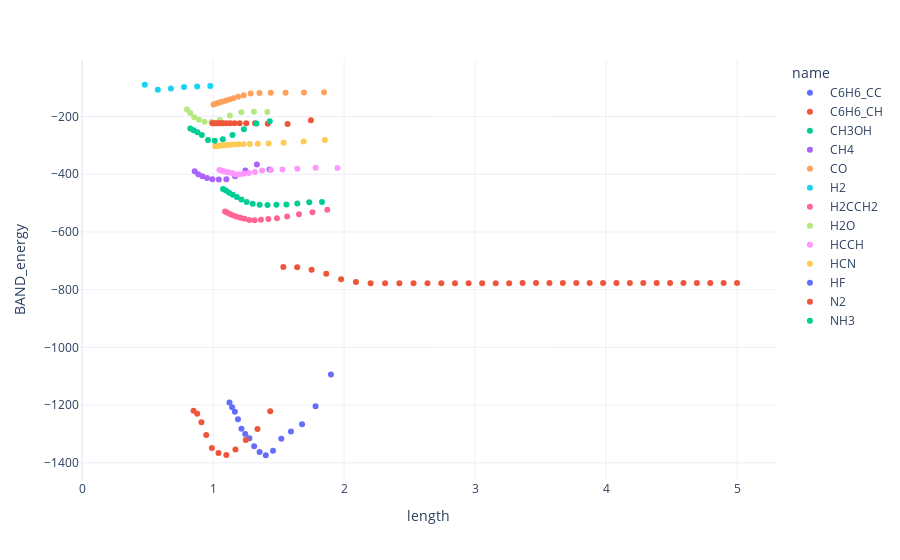

This figure's notebook cell:
### Code cell
fig = px.scatter(df, 
                 x='length', 
                 y='BAND_energy',
                 hover_name='name',
                 hover_data=['name', 'point', 'bond', 'length', 'ani2_energy', 'energy', 'BAND_energy'],
                 color='name',
                 template="plotly_white")

fig.show()
fig.write_html('data/BAND.html')

### Figure 1 — Plotly figure (JSON) as saved in the notebook; plotly's stock layout.template omitted (floating-point values rounded to 4 significant figures; data arrays with more than 128 entries replaced by an {"elided": "..."} marker saying what was removed)
{"data": [{"customdata": {"elided": "45x7 mixed values"}, "hoverlabel": {"namelength": 0}, "hovertemplate": "<b>%{hovertext}</b><br><br>name=%{customdata[0]}<br>length=%{customdata[3]}<br>BAND_energy=%{customdata[6]}<br>point=%{customdata[1]}<br>bond=%{customdata[2]}<br>ani2_energy=%{customdata[4]}<br>energy=%{customdata[5]}", "hovertext": ["C6H6_CC", "C6H6_CC", "C6H6_CC", "C6H6_CC", "C6H6_CC", "C6H6_CC", "C6H6_CC", "C6H6_CC", "C6H6_CC", "C6H6_CC", "C6H6_CC", "C6H6_CC", "C6H6_CC", "C6H6_CC", "C6H6_CC", "C6H6_CC", "C6H6_CC", "C6H6_CC", "C6H6_CC", "C6H6_CC", "C6H6_CC", "C6H6_CC", "C6H6_CC", "C6H6_CC", "C6H6_CC", "C6H6_CC", "C6H6_CC", "C6H6_CC", "C6H6_CC", "C6H6_CC", "C6H6_CC", "C6H6_CC", "C6H6_CC", "C6H6_CC", "C6H6_CC", "C6H6_CC", "C6H6_CC", "C6H6_CC", "C6H6_CC", "C6H6_CC", "C6H6_CC", "C6H6_CC", "C6H6_CC", "C6H6_CC", "C6H6_CC"], "legendgroup": "C6H6_CC", "marker": {"color": "#636efa", "symbol": "circle"}, "mode": "markers", "name": "C6H6_CC", "showlegend": true, "type": "scatter", "x": [1.125, 1.145, 1.166, 1.19, 1.216, 1.245, 1.277, 1.313, 1.355, 1.402, 1.457, 1.521, 1.594, 1.679, 1.782, 1.9, 2.02, 2.144, 2.266, 2.386, 2.501, 2.614, 2.725, 2.834, 2.942, 3.048, 3.153, 3.257, 3.361, 3.464, 3.567, 3.67, 3.772, 3.874, 3.977, 4.078, 4.181, 4.283, 4.386, 4.488, 4.59, 4.693, 4.795, 4.897, 5.0], "xaxis": "x", "y": [-1191.0, -1207.0, -1223.0, -1249.0, -1282.0, -1300.0, -1315.0, -1343.0, -1362.0, -1374.0, -1358.0, -1317.0, -1292.0, -1266.0, -1204.0, -1094.0, null, null, null, null, null, null, null, null, null, null, null, null, null, null, null, null, null, null, null, null, null, null, null, null, null, null, null, null, null], "yaxis": "y"}, {"customdata": {"elided": "45x7 mixed values"}, "hoverlabel": {"namelength": 0}, "hovertemplate": "<b>%{hovertext}</b><br><br>name=%{customdata[0]}<br>length=%{customdata[3]}<br>BAND_energy=%{customdata[6]}<br>point=%{customdata[1]}<br>bond=%{customdata[2]}<br>ani2_energy=%{customdata[4]}<br>energy=%{customdata[5]}", "hovertext": ["C6H6_CH", "C6H6_CH", "C6H6_CH", "C6H6_CH", "C6H6_CH", "C6H6_CH", "C6H6_CH", "C6H6_CH", "C6H6_CH", "C6H6_CH", "C6H6_CH", "C6H6_CH", "C6H6_CH", "C6H6_CH", "C6H6_CH", "C6H6_CH", "C6H6_CH", "C6H6_CH", "C6H6_CH", "C6H6_CH", "C6H6_CH", "C6H6_CH", "C6H6_CH", "C6H6_CH", "C6H6_CH", "C6H6_CH", "C6H6_CH", "C6H6_CH", "C6H6_CH", "C6H6_CH", "C6H6_CH", "C6H6_CH", "C6H6_CH", "C6H6_CH", "C6H6_CH", "C6H6_CH", "C6H6_CH", "C6H6_CH", "C6H6_CH", "C6H6_CH", "C6H6_CH", "C6H6_CH", "C6H6_CH", "C6H6_CH", "C6H6_CH"], "legendgroup": "C6H6_CH", "marker": {"color": "#EF553B", "symbol": "circle"}, "mode": "markers", "name": "C6H6_CH", "showlegend": true, "type": "scatter", "x": [0.8505, 0.8786, 0.9106, 0.9476, 0.9907, 1.041, 1.101, 1.17, 1.25, 1.339, 1.436, 1.536, 1.642, 1.752, 1.864, 1.977, 2.09, 2.202, 2.313, 2.422, 2.53, 2.637, 2.742, 2.847, 2.951, 3.054, 3.157, 3.26, 3.363, 3.465, 3.568, 3.67, 3.772, 3.875, 3.977, 4.079, 4.182, 4.284, 4.386, 4.489, 4.591, 4.693, 4.795, 4.898, 5.0], "xaxis": "x", "y": [-1219.0, -1230.0, -1259.0, -1303.0, -1348.0, -1366.0, -1373.0, -1354.0, -1321.0, -1282.0, -1221.0, -721.3, -722.4, -731.4, -745.2, -763.5, -773.5, -777.9, -778.2, -778.0, -777.8, -777.7, -777.6, -777.5, -777.5, -777.5, -777.5, -777.5, -777.3, -777.3, -777.3, -777.3, -777.3, -777.3, -776.9, -776.9, -776.9, -776.9, -776.9, -776.9, -776.9, -776.8, -776.8, -776.8, -776.8], "yaxis": "y"}, {"customdata": {"elided": "45x7 mixed values"}, "hoverlabel": {"namelength": 0}, "hovertemplate": "<b>%{hovertext}</b><br><br>name=%{customdata[0]}<br>length=%{customdata[3]}<br>BAND_energy=%{customdata[6]}<br>point=%{customdata[1]}<br>bond=%{customdata[2]}<br>ani2_energy=%{customdata[4]}<br>energy=%{customdata[5]}", "hovertext": ["CH3OH", "CH3OH", "CH3OH", "CH3OH", "CH3OH", "CH3OH", "CH3OH", "CH3OH", "CH3OH", "CH3OH", "CH3OH", "CH3OH", "CH3OH", "CH3OH", "CH3OH", "CH3OH", "CH3OH", "CH3OH", "CH3OH", "CH3OH", "CH3OH", "CH3OH", "CH3OH", "CH3OH", "CH3OH", "CH3OH", "CH3OH", "CH3OH", "CH3OH", "CH3OH", "CH3OH", "CH3OH", "CH3OH", "CH3OH", "CH3OH", "CH3OH", "CH3OH", "CH3OH", "CH3OH", "CH3OH", "CH3OH", "CH3OH", "CH3OH", "CH3OH", "CH3OH"], "legendgroup": "CH3OH", "marker": {"color": "#00cc96", "symbol": "circle"}, "mode": "markers", "name": "CH3OH", "showlegend": true, "type": "scatter", "x": [1.076, 1.098, 1.122, 1.15, 1.181, 1.216, 1.256, 1.302, 1.355, 1.415, 1.483, 1.559, 1.643, 1.734, 1.831, 1.936, 2.046, 2.161, 2.279, 2.396, 2.511, 2.624, 2.734, 2.842, 2.948, 3.054, 3.157, 3.259, 3.361, 3.463, 3.565, 3.668, 3.77, 3.873, 3.975, 4.077, 4.18, 4.282, 4.385, 4.487, 4.589, 4.692, 4.794, 4.897, 4.999], "xaxis": "x", "y": [-450.7, -456.6, -463.8, -471.3, -479.1, -487.3, -496.6, -502.6, -505.8, -506.7, -505.7, -504.5, -501.0, -497.5, -496.1, null, null, null, null, null, null, null, null, null, null, null, null, null, null, null, null, null, null, null, null, null, null, null, null, null, null, null, null, null, null], "yaxis": "y"}, {"customdata": {"elided": "45x7 mixed values"}, "hoverlabel": {"namelength": 0}, "hovertemplate": "<b>%{hovertext}</b><br><br>name=%{customdata[0]}<br>length=%{customdata[3]}<br>BAND_energy=%{customdata[6]}<br>point=%{customdata[1]}<br>bond=%{customdata[2]}<br>ani2_energy=%{customdata[4]}<br>energy=%{customdata[5]}", "hovertext": ["CH4", "CH4", "CH4", "CH4", "CH4", "CH4", "CH4", "CH4", "CH4", "CH4", "CH4", "CH4", "CH4", "CH4", "CH4", "CH4", "CH4", "CH4", "CH4", "CH4", "CH4", "CH4", "CH4", "CH4", "CH4", "CH4", "CH4", "CH4", "CH4", "CH4", "CH4", "CH4", "CH4", "CH4", "CH4", "CH4", "CH4", "CH4", "CH4", "CH4", "CH4", "CH4", "CH4", "CH4", "CH4"], "legendgroup": "CH4", "marker": {"color": "#ab63fa", "symbol": "circle"}, "mode": "markers", "name": "CH4", "showlegend": true, "type": "scatter", "x": [0.8591, 0.8864, 0.9174, 0.9531, 0.9946, 1.044, 1.101, 1.168, 1.246, 1.334, 1.431, 1.532, 1.639, 1.752, 1.868, 1.98, 2.091, 2.2, 2.309, 2.418, 2.526, 2.633, 2.739, 2.845, 2.949, 3.053, 3.157, 3.26, 3.363, 3.465, 3.568, 3.67, 3.772, 3.875, 3.977, 4.079, 4.182, 4.284, 4.386, 4.489, 4.591, 4.693, 4.795, 4.898, 5.0], "xaxis": "x", "y": [-389.9, -400.0, -406.8, -412.8, -417.1, -417.9, -417.2, -407.0, -386.8, -366.6, -383.2, null, null, null, null, null, null, null, null, null, null, null, null, null, null, null, null, null, null, null, null, null, null, null, null, null, null, null, null, null, null, null, null, null, null], "yaxis": "y"}, {"customdata": {"elided": "45x7 mixed values"}, "hoverlabel": {"namelength": 0}, "hovertemplate": "<b>%{hovertext}</b><br><br>name=%{customdata[0]}<br>length=%{customdata[3]}<br>BAND_energy=%{customdata[6]}<br>point=%{customdata[1]}<br>bond=%{customdata[2]}<br>ani2_energy=%{customdata[4]}<br>energy=%{customdata[5]}", "hovertext": ["CO", "CO", "CO", "CO", "CO", "CO", "CO", "CO", "CO", "CO", "CO", "CO", "CO", "CO", "CO", "CO", "CO", "CO", "CO", "CO", "CO", "CO", "CO", "CO", "CO", "CO", "CO", "CO", "CO", "CO", "CO", "CO", "CO", "CO", "CO", "CO", "CO", "CO", "CO", "CO", "CO", "CO", "CO", "CO", "CO"], "legendgroup": "CO", "marker": {"color": "#FFA15A", "symbol": "circle"}, "mode": "markers", "name": "CO", "showlegend": true, "type": "scatter", "x": [1.004, 1.019, 1.035, 1.054, 1.074, 1.097, 1.124, 1.154, 1.19, 1.233, 1.287, 1.354, 1.44, 1.553, 1.694, 1.847, 1.991, 2.125, 2.254, 2.379, 2.5, 2.617, 2.73, 2.839, 2.946, 3.052, 3.156, 3.259, 3.362, 3.465, 3.568, 3.67, 3.772, 3.875, 3.977, 4.079, 4.182, 4.284, 4.386, 4.489, 4.591, 4.693, 4.795, 4.898, 5.0], "xaxis": "x", "y": [-158.1, -155.9, -153.5, -150.9, -147.9, -144.6, -140.9, -136.5, -131.7, -126.6, -120.5, -118.4, -117.9, -117.2, -116.4, -115.5, null, null, null, null, null, null, null, null, null, null, null, null, null, null, null, null, null, null, null, null, null, null, null, null, null, null, null, null, null], "yaxis": "y"}, {"customdata": {"elided": "45x7 mixed values"}, "hoverlabel": {"namelength": 0}, "hovertemplate": "<b>%{hovertext}</b><br><br>name=%{customdata[0]}<br>length=%{customdata[3]}<br>BAND_energy=%{customdata[6]}<br>point=%{customdata[1]}<br>bond=%{customdata[2]}<br>ani2_energy=%{customdata[4]}<br>energy=%{customdata[5]}", "hovertext": ["H2", "H2", "H2", "H2", "H2", "H2", "H2", "H2", "H2", "H2", "H2", "H2", "H2", "H2", "H2", "H2", "H2", "H2", "H2", "H2", "H2", "H2", "H2", "H2", "H2", "H2", "H2", "H2", "H2", "H2", "H2", "H2", "H2", "H2", "H2", "H2", "H2", "H2", "H2", "H2", "H2", "H2", "H2", "H2", "H2"], "legendgroup": "H2", "marker": {"color": "#19d3f3", "symbol": "circle"}, "mode": "markers", "name": "H2", "showlegend": true, "type": "scatter", "x": [0.278, 0.378, 0.478, 0.578, 0.678, 0.778, 0.878, 0.978, 1.078, 1.178, 1.278, 1.378, 1.478, 1.578, 1.678, 1.778, 1.878, 1.978, 2.078, 2.178, 2.278, 2.378, 2.478, 2.578, 2.678, 2.778, 2.878, 2.978, 3.078, 3.178, 3.278, 3.378, 3.478, 3.578, 3.678, 3.778, 3.878, 3.978, 4.078, 4.178, 4.278, 4.378, 4.478, 4.578, 4.678], "xaxis": "x", "y": [null, null, -89.88, -107.3, -103.1, -97.67, -95.78, -93.87, null, null, null, null, null, null, null, null, null, null, null, null, null, null, null, null, null, null, null, null, null, null, null, null, null, null, null, null, null, null, null, null, null, null, null, null, null], "yaxis": "y"}, {"customdata": {"elided": "45x7 mixed values"}, "hoverlabel": {"namelength": 0}, "hovertemplate": "<b>%{hovertext}</b><br><br>name=%{customdata[0]}<br>length=%{customdata[3]}<br>BAND_energy=%{customdata[6]}<br>point=%{customdata[1]}<br>bond=%{customdata[2]}<br>ani2_energy=%{customdata[4]}<br>energy=%{customdata[5]}", "hovertext": ["H2CCH2", "H2CCH2", "H2CCH2", "H2CCH2", "H2CCH2", "H2CCH2", "H2CCH2", "H2CCH2", "H2CCH2", "H2CCH2", "H2CCH2", "H2CCH2", "H2CCH2", "H2CCH2", "H2CCH2", "H2CCH2", "H2CCH2", "H2CCH2", "H2CCH2", "H2CCH2", "H2CCH2", "H2CCH2", "H2CCH2", "H2CCH2", "H2CCH2", "H2CCH2", "H2CCH2", "H2CCH2", "H2CCH2", "H2CCH2", "H2CCH2", "H2CCH2", "H2CCH2", "H2CCH2", "H2CCH2", "H2CCH2", "H2CCH2", "H2CCH2", "H2CCH2", "H2CCH2", "H2CCH2", "H2CCH2", "H2CCH2", "H2CCH2", "H2CCH2"], "legendgroup": "H2CCH2", "marker": {"color": "#FF6692", "symbol": "circle"}, "mode": "markers", "name": "H2CCH2", "showlegend": true, "type": "scatter", "x": [1.091, 1.11, 1.132, 1.154, 1.18, 1.208, 1.24, 1.276, 1.317, 1.365, 1.421, 1.487, 1.565, 1.656, 1.759, 1.871, 1.998, 2.12, 2.241, 2.363, 2.483, 2.6, 2.716, 2.828, 2.938, 3.046, 3.152, 3.257, 3.361, 3.464, 3.567, 3.67, 3.772, 3.875, 3.976, 4.079, 4.181, 4.283, 4.386, 4.488, 4.591, 4.693, 4.796, 4.898, 5.0], "xaxis": "x", "y": [-528.8, -533.2, -538.3, -543.0, -547.3, -550.6, -554.0, -558.3, -559.2, -558.0, -555.4, -552.3, -546.8, -538.3, -531.4, -523.2, null, null, null, null, null, null, null, null, null, null, null, null, null, null, null, null, null, null, null, null, null, null, null, null, null, null, null, null, null], "yaxis": "y"}, {"customdata": {"elided": "45x7 mixed values"}, "hoverlabel": {"namelength": 0}, "hovertemplate": "<b>%{hovertext}</b><br><br>name=%{customdata[0]}<br>length=%{customdata[3]}<br>BAND_energy=%{customdata[6]}<br>point=%{customdata[1]}<br>bond=%{customdata[2]}<br>ani2_energy=%{customdata[4]}<br>energy=%{customdata[5]}", "hovertext": ["H2O", "H2O", "H2O", "H2O", "H2O", "H2O", "H2O", "H2O", "H2O", "H2O", "H2O", "H2O", "H2O", "H2O", "H2O", "H2O", "H2O", "H2O", "H2O", "H2O", "H2O", "H2O", "H2O", "H2O", "H2O", "H2O", "H2O", "H2O", "H2O", "H2O", "H2O", "H2O", "H2O", "H2O", "H2O", "H2O", "H2O", "H2O", "H2O", "H2O", "H2O", "H2O", "H2O", "H2O", "H2O"], "legendgroup": "H2O", "marker": {"color": "#B6E880", "symbol": "circle"}, "mode": "markers", "name": "H2O", "showlegend": true, "type": "scatter", "x": [0.8002, 0.8258, 0.8561, 0.8915, 0.9347, 0.9873, 1.051, 1.128, 1.216, 1.312, 1.414, 1.522, 1.634, 1.749, 1.863, 1.979, 2.093, 2.206, 2.316, 2.425, 2.533, 2.639, 2.743, 2.847, 2.95, 3.054, 3.157, 3.259, 3.362, 3.464, 3.567, 3.669, 3.772, 3.874, 3.976, 4.079, 4.181, 4.283, 4.386, 4.488, 4.59, 4.693, 4.795, 4.897, 5.0], "xaxis": "x", "y": [-175.8, -188.1, -202.5, -211.5, -218.5, -218.9, -211.7, -196.6, -184.8, -183.9, -183.9, null, null, null, null, null, null, null, null, null, null, null, null, null, null, null, null, null, null, null, null, null, null, null, null, null, null, null, null, null, null, null, null, null, null], "yaxis": "y"}, {"customdata": {"elided": "45x7 mixed values"}, "hoverlabel": {"namelength": 0}, "hovertemplate": "<b>%{hovertext}</b><br><br>name=%{customdata[0]}<br>length=%{customdata[3]}<br>BAND_energy=%{customdata[6]}<br>point=%{customdata[1]}<br>bond=%{customdata[2]}<br>ani2_energy=%{customdata[4]}<br>energy=%{customdata[5]}", "hovertext": ["HCCH", "HCCH", "HCCH", "HCCH", "HCCH", "HCCH", "HCCH", "HCCH", "HCCH", "HCCH", "HCCH", "HCCH", "HCCH", "HCCH", "HCCH", "HCCH", "HCCH", "HCCH", "HCCH", "HCCH", "HCCH", "HCCH", "HCCH", "HCCH", "HCCH", "HCCH", "HCCH", "HCCH", "HCCH", "HCCH", "HCCH", "HCCH", "HCCH", "HCCH", "HCCH", "HCCH", "HCCH", "HCCH", "HCCH", "HCCH", "HCCH", "HCCH", "HCCH", "HCCH", "HCCH"], "legendgroup": "HCCH", "marker": {"color": "#FF97FF", "symbol": "circle"}, "mode": "markers", "name": "HCCH", "showlegend": true, "type": "scatter", "x": [1.048, 1.064, 1.082, 1.101, 1.122, 1.145, 1.171, 1.2, 1.234, 1.272, 1.318, 1.374, 1.442, 1.529, 1.643, 1.783, 1.949, 2.2, 2.267, 2.384, 2.499, 2.612, 2.724, 2.833, 2.941, 3.048, 3.153, 3.257, 3.361, 3.464, 3.567, 3.67, 3.772, 3.875, 3.977, 4.079, 4.182, 4.284, 4.386, 4.489, 4.59, 4.693, 4.796, 4.897, 5.0], "xaxis": "x", "y": [-385.2, -387.5, -390.1, -392.1, -394.0, -395.9, -400.5, -400.2, -398.5, -395.9, -392.1, -387.3, -385.0, -383.2, -380.8, -377.4, -378.5, null, null, null, null, null, null, null, null, null, null, null, null, null, null, null, null, null, null, null, null, null, null, null, null, null, null, null, null], "yaxis": "y"}, {"customdata": {"elided": "45x7 mixed values"}, "hoverlabel": {"namelength": 0}, "hovertemplate": "<b>%{hovertext}</b><br><br>name=%{customdata[0]}<br>length=%{customdata[3]}<br>BAND_energy=%{customdata[6]}<br>point=%{customdata[1]}<br>bond=%{customdata[2]}<br>ani2_energy=%{customdata[4]}<br>energy=%{customdata[5]}", "hovertext": ["HCN", "HCN", "HCN", "HCN", "HCN", "HCN", "HCN", "HCN", "HCN", "HCN", "HCN", "HCN", "HCN", "HCN", "HCN", "HCN", "HCN", "HCN", "HCN", "HCN", "HCN", "HCN", "HCN", "HCN", "HCN", "HCN", "HCN", "HCN", "HCN", "HCN", "HCN", "HCN", "HCN", "HCN", "HCN", "HCN", "HCN", "HCN", "HCN", "HCN", "HCN", "HCN", "HCN", "HCN", "HCN"], "legendgroup": "HCN", "marker": {"color": "#FECB52", "symbol": "circle"}, "mode": "markers", "name": "HCN", "showlegend": true, "type": "scatter", "x": [1.016, 1.031, 1.047, 1.065, 1.085, 1.107, 1.131, 1.16, 1.193, 1.232, 1.28, 1.341, 1.423, 1.539, 1.691, 1.853, 2.002, 2.147, 2.287, 2.412, 2.527, 2.637, 2.743, 2.848, 2.952, 3.056, 3.158, 3.261, 3.364, 3.466, 3.568, 3.671, 3.773, 3.875, 3.977, 4.08, 4.182, 4.284, 4.386, 4.489, 4.591, 4.693, 4.796, 4.898, 5.0], "xaxis": "x", "y": [-303.1, -302.3, -301.5, -300.6, -299.7, -298.6, -297.5, -297.1, -296.5, -295.9, -295.6, -294.8, -293.1, -290.6, -286.5, -281.7, null, null, null, null, null, null, null, null, null, null, null, null, null, null, null, null, null, null, null, null, null, null, null, null, null, null, null, null, null], "yaxis": "y"}, {"customdata": {"elided": "45x7 mixed values"}, "hoverlabel": {"namelength": 0}, "hovertemplate": "<b>%{hovertext}</b><br><br>name=%{customdata[0]}<br>length=%{customdata[3]}<br>BAND_energy=%{customdata[6]}<br>point=%{customdata[1]}<br>bond=%{customdata[2]}<br>ani2_energy=%{customdata[4]}<br>energy=%{customdata[5]}", "hovertext": ["HF", "HF", "HF", "HF", "HF", "HF", "HF", "HF", "HF", "HF", "HF", "HF", "HF", "HF", "HF", "HF", "HF", "HF", "HF", "HF", "HF", "HF", "HF", "HF", "HF", "HF", "HF", "HF", "HF", "HF", "HF", "HF", "HF", "HF", "HF", "HF", "HF", "HF", "HF", "HF", "HF", "HF", "HF", "HF", "HF"], "legendgroup": "HF", "marker": {"color": "#636efa", "symbol": "circle"}, "mode": "markers", "name": "HF", "showlegend": true, "type": "scatter", "x": [0.7912, 0.8153, 0.8439, 0.8783, 0.9214, 0.9753, 1.044, 1.13, 1.228, 1.334, 1.444, 1.559, 1.675, 1.79, 1.902, 2.012, 2.121, 2.227, 2.333, 2.437, 2.541, 2.644, 2.747, 2.85, 2.953, 3.055, 3.158, 3.26, 3.363, 3.465, 3.567, 3.67, 3.772, 3.874, 3.977, 4.079, 4.181, 4.284, 4.386, 4.488, 4.59, 4.693, 4.795, 4.897, 5.0], "xaxis": "x", "y": [null, null, null, null, null, null, null, null, null, null, null, null, null, null, null, null, null, null, null, null, null, null, null, null, null, null, null, null, null, null, null, null, null, null, null, null, null, null, null, null, null, null, null, null, null], "yaxis": "y"}, {"customdata": {"elided": "45x7 mixed values"}, "hoverlabel": {"namelength": 0}, "hovertemplate": "<b>%{hovertext}</b><br><br>name=%{customdata[0]}<br>length=%{customdata[3]}<br>BAND_energy=%{customdata[6]}<br>point=%{customdata[1]}<br>bond=%{customdata[2]}<br>ani2_energy=%{customdata[4]}<br>energy=%{customdata[5]}", "hovertext": ["N2", "N2", "N2", "N2", "N2", "N2", "N2", "N2", "N2", "N2", "N2", "N2", "N2", "N2", "N2", "N2", "N2", "N2", "N2", "N2", "N2", "N2", "N2", "N2", "N2", "N2", "N2", "N2", "N2", "N2", "N2", "N2", "N2", "N2", "N2", "N2", "N2", "N2", "N2", "N2", "N2", "N2", "N2", "N2", "N2"], "legendgroup": "N2", "marker": {"color": "#EF553B", "symbol": "circle"}, "mode": "markers", "name": "N2", "showlegend": true, "type": "scatter", "x": [0.9939, 1.008, 1.023, 1.04, 1.058, 1.079, 1.103, 1.13, 1.163, 1.203, 1.253, 1.32, 1.417, 1.568, 1.747, 1.899, 2.033, 2.158, 2.28, 2.399, 2.516, 2.628, 2.738, 2.845, 2.95, 3.054, 3.158, 3.26, 3.363, 3.466, 3.568, 3.67, 3.773, 3.875, 3.977, 4.079, 4.182, 4.284, 4.386, 4.489, 4.591, 4.693, 4.795, 4.898, 5.0], "xaxis": "x", "y": [-223.0, -223.1, -223.1, -223.1, -223.2, -223.2, -223.2, -223.3, -223.4, -223.4, -223.5, -223.7, -225.1, -226.2, -212.8, null, null, null, null, null, null, null, null, null, null, null, null, null, null, null, null, null, null, null, null, null, null, null, null, null, null, null, null, null, null], "yaxis": "y"}, {"customdata": {"elided": "45x7 mixed values"}, "hoverlabel": {"namelength": 0}, "hovertemplate": "<b>%{hovertext}</b><br><br>name=%{customdata[0]}<br>length=%{customdata[3]}<br>BAND_energy=%{customdata[6]}<br>point=%{customdata[1]}<br>bond=%{customdata[2]}<br>ani2_energy=%{customdata[4]}<br>energy=%{customdata[5]}", "hovertext": ["NH3", "NH3", "NH3", "NH3", "NH3", "NH3", "NH3", "NH3", "NH3", "NH3", "NH3", "NH3", "NH3", "NH3", "NH3", "NH3", "NH3", "NH3", "NH3", "NH3", "NH3", "NH3", "NH3", "NH3", "NH3", "NH3", "NH3", "NH3", "NH3", "NH3", "NH3", "NH3", "NH3", "NH3", "NH3", "NH3", "NH3", "NH3", "NH3", "NH3", "NH3", "NH3", "NH3", "NH3", "NH3"], "legendgroup": "NH3", "marker": {"color": "#00cc96", "symbol": "circle"}, "mode": "markers", "name": "NH3", "showlegend": true, "type": "scatter", "x": [0.8261, 0.8511, 0.88, 0.9138, 0.9607, 1.012, 1.074, 1.148, 1.235, 1.331, 1.432, 1.537, 1.644, 1.753, 1.865, 1.978, 2.091, 2.204, 2.315, 2.446, 2.549, 2.652, 2.754, 2.857, 2.959, 3.061, 3.164, 3.266, 3.368, 3.47, 3.572, 3.674, 3.777, 3.879, 3.981, 4.083, 4.185, 4.288, 4.39, 4.492, 4.594, 4.696, 4.799, 4.901, 5.003], "xaxis": "x", "y": [-241.5, -247.6, -254.4, -264.2, -281.3, -283.7, -278.7, -264.3, -243.8, -224.2, -216.6, null, null, null, null, null, null, null, null, null, null, null, null, null, null, null, null, null, null, null, null, null, null, null, null, null, null, null, null, null, null, null, null, null, null], "yaxis": "y"}], "layout": {"legend": {"title": {"text": "name"}, "tracegroupgap": 0}, "margin": {"t": 60}, "xaxis": {"anchor": "y", "domain": [0, 1], "title": {"text": "length"}}, "yaxis": {"anchor": "x", "domain": [0, 1], "title": {"text": "BAND_energy"}}}}
